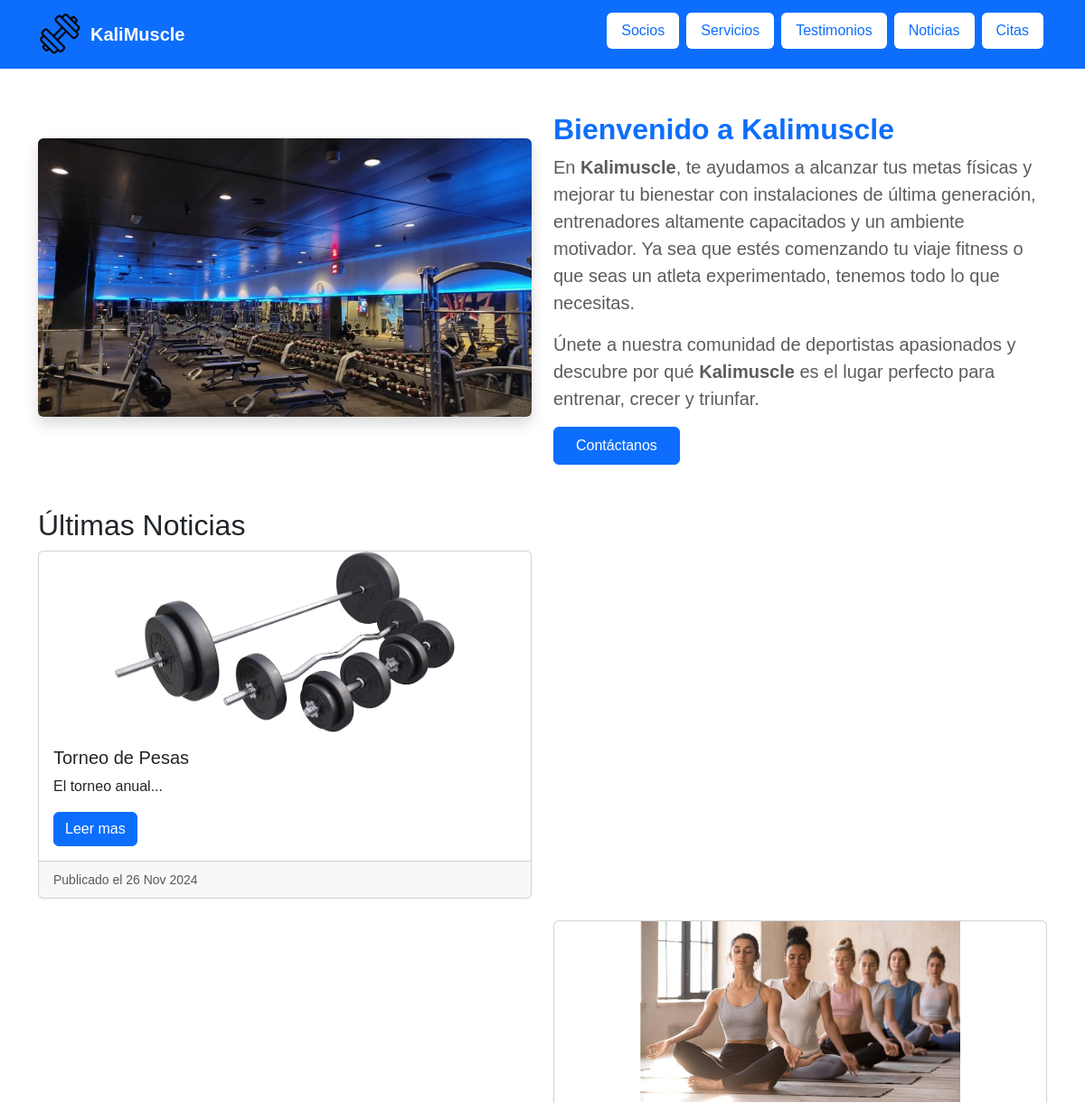
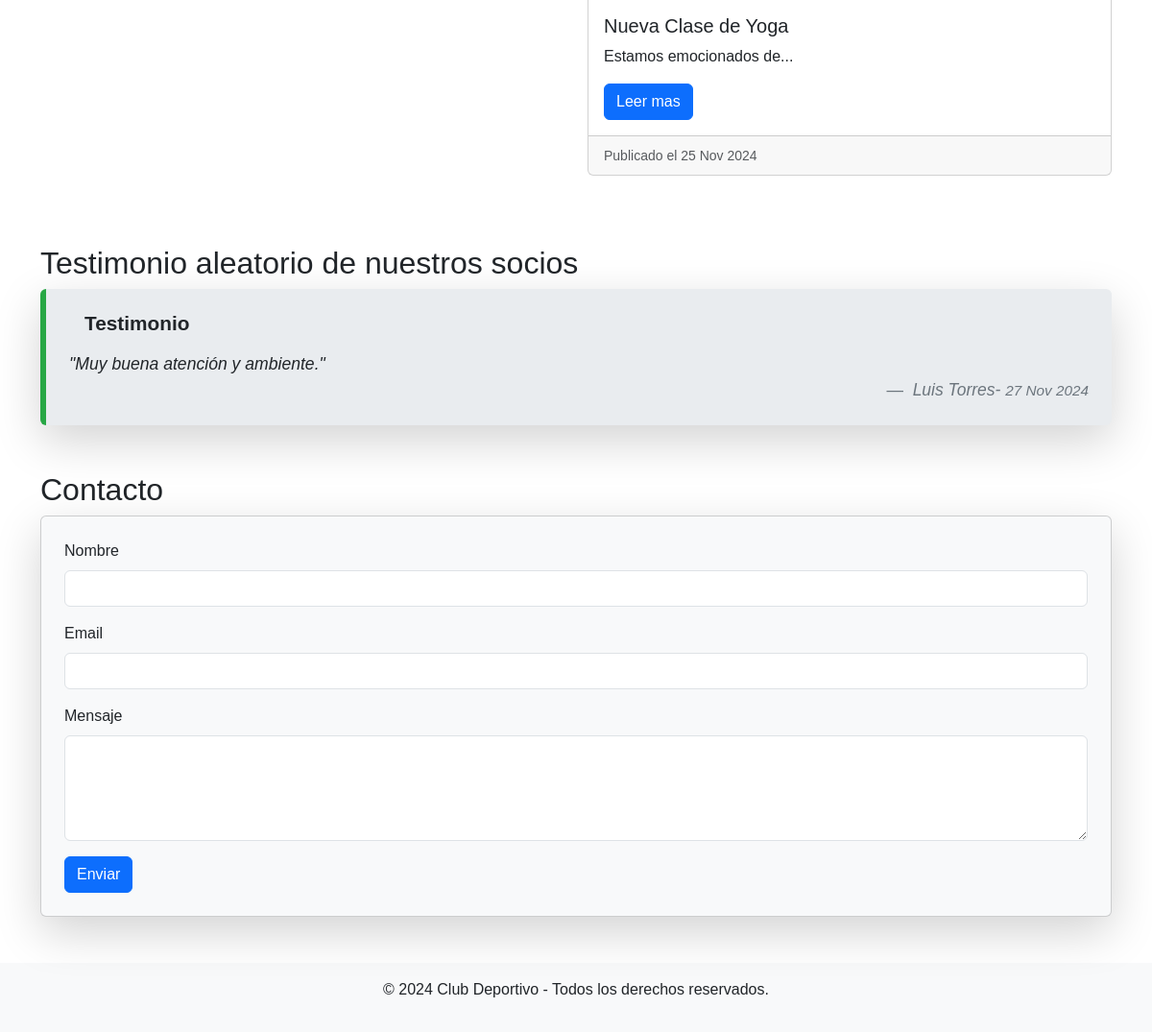
The page / on the database its author committed (2 pictures, top to bottom).
### tables this page shows
CREATE TABLE `noticia` (
  `id` int(11) NOT NULL,
  `titulo` varchar(100) NOT NULL,
  `contenido` varchar(50000) NOT NULL,
  `imagen` varchar(100) NOT NULL,
  `fecha` date NOT NULL
);

CREATE TABLE `testimonio` (
  `id` int(11) NOT NULL,
  `autor` varchar(15) NOT NULL,
  `contenido` varchar(200) NOT NULL,
  `fecha` date NOT NULL
);

### funciones/crud.php (the view, shortened to what this page needs)
<?php
function listarTestimonioAleatorio($conexionBD)
{
    $sentencia = "SELECT * FROM testimonio ORDER BY RAND() LIMIT 1";
    $consulta = $conexionBD->prepare($sentencia);
    $consulta->execute();
    $resultado = $consulta->get_result();
    if ($resultado->num_rows > 0) {
        $fila = $resultado->fetch_array(MYSQLI_ASSOC);
        $autor = $fila["autor"];
        $contenido = $fila["contenido"];
        $fecha = $fila["fecha"];
        echo '
        <div class="testimonial-card mb-4 p-4 shadow-lg rounded" style="background-color: #e9ecef; border-left: 6px solid #28a745;">
            <div class="d-flex align-items-center mb-3">
                <i class="fas fa-quote-left fa-2x text-success me-3"></i>
                <h5 class="mb-0" style="font-size: 1.3rem; font-weight: bold;">Testimonio</h5>
            </div>
            <blockquote class="blockquote mb-0">
                <p class="mb-3" style="font-style: italic; font-size: 1.1rem;">"' . $contenido . '"</p>
                <footer class="blockquote-footer text-end">
                    <cite title="Source Title">' . $autor . '- <small>' . date('d M Y', strtotime($fecha)) . '</small>
                </footer>
            </blockquote>
        </div>';
    } else {
        echo "No hay testimonios disponibles.";
    }
}
?>
<?php
function listarUltimasNoticias($conexionBD)
{
    $diaActual = date("j");
    $mesActual = date("n");
    $añoActual = date("Y");
    $fechaActual = sprintf("%04d-%02d-%02d", $añoActual, $mesActual, $diaActual);
    $sentencia = "SELECT * FROM noticia WHERE fecha<=? ORDER BY fecha DESC LIMIT 3";
    $consulta = $conexionBD->prepare($sentencia);
    $consulta->bind_param("s", $fechaActual);
    $consulta->execute();
    $resultado = $consulta->get_result();
    $contador = 0;
    while ($fila = $resultado->fetch_array(MYSQLI_ASSOC)) {
        $id = $fila["id"];
        $titulo = $fila["titulo"];
        $contenido = $fila["contenido"];
        $imagen = $fila["imagen"];
        $fecha = $fila["fecha"];
        $contenido_array = explode(' ', $contenido);
        $contenido_resumido = implode(' ', array_slice($contenido_array, 0, 3));
        if ($contador % 2 == 0) {
            $alineacion = 'col-md-6 mb-4';
        } else {
            $alineacion = 'col-md-6 mb-4 ms-auto';
        }
        echo '<div class="row">';
        echo '
        <div class="' . $alineacion . '">
            <div class="card">
                <img src="imagenesNoticias/' . $imagen . '" class="card-img-top" alt="' . $titulo . '" style="width: 100%; height: auto; max-height: 200px;">
                <div class="card-body">
                    <h5 class="card-title">' . $titulo . '</h5>
                    <p class="card-text">' . $contenido_resumido . '...</p>
                    <a href="php/modificar_ver/ver_noticia.php?id=' . $id . '" class="btn btn-primary">Leer mas</a>
                </div>
                <div class="card-footer text-muted">
                    <small>Publicado el ' . date('d M Y', strtotime($fecha)) . '</small>
                </div>
            </div>
        </div>';
        echo '</div>';
        $contador++;
    }
}
?>
<?php
function navIndex()
{
    echo '<nav class="navbar navbar-expand-lg navbar-dark bg-primary sticky-top">
    <div class="container">
        <a class="navbar-brand d-flex align-items-center" href="index.php">
            <img src="imagenesGenerales/icono.png" alt="Logo" class="logo me-2">
            <span class="fw-bold">KaliMuscle</span>
        </a>
        <button class="navbar-toggler" type="button" data-bs-toggle="collapse" data-bs-target="#navbarNav"
            aria-controls="navbarNav" aria-expanded="false" aria-label="Toggle navigation">
            <span class="navbar-toggler-icon"></span>
        </button>
        <div class="collapse navbar-collapse" id="navbarNav">
            <ul class="navbar-nav ms-auto">
                <li class="nav-item mb-2 mb-md-2">
                    <a class="nav-link text-primary bg-white rounded px-3 py-2 mx-1" href="php/socios.php">Socios</a>
                </li>
                <li class="nav-item mb-2 mb-md-2">
                    <a class="nav-link text-primary bg-white rounded px-3 py-2 mx-1" href="php/servicios.php">Servicios</a>
                </li>
                <li class="nav-item mb-2 mb-md-2">
                    <a class="nav-link text-primary bg-white rounded px-3 py-2 mx-1" href="php/testimonios.php">Testimonios</a>
                </li>
                <li class="nav-item mb-2 mb-md-2">
                    <a class="nav-link text-primary bg-white rounded px-3 py-2 mx-1" href="php/noticias.php">Noticias</a>
                </li>
                <li class="nav-item mb-2 mb-md-2">
                    <a class="nav-link text-primary bg-white rounded px-3 py-2 mx-1" href="php/citas.php">Citas</a>
                </li>
            </ul>
        </div>
    </div>
</nav>
';
}
function footer()
{
    echo '    <footer class="bg-light footer text-center py-3">
        <p>© 2024 Club Deportivo - Todos los derechos reservados.</p>
    </footer>';
}
?>

### estilos/estilos.css (style rules this page uses)
* { font-family: Verdana, Geneva, Tahoma, sans-serif; -webkit-user-drag: none; }
.nav-item { transition: transform 0.3s ease, background-color 0.3s ease; user-select: none; }
.logo { max-width: 100%; width: 50px; height: 50px; transform: rotate(-45deg); user-select: none; }
.navbar-brand { display: flex; align-items: center; user-select: none; }
.card-img-top { width: 100%; height: auto; object-fit: contain; max-height: 200px; }
.navbar-nav { width: fit-content; }

### rows shown on the page
noticia: imagen (picture), titulo "Torneo de Pesas", contenido_resumido "El torneo anual", fecha "26 Nov 2024"
noticia: imagen (picture), titulo "Nueva Clase de Yoga", contenido_resumido "Estamos emocionados de", fecha "25 Nov 2024"
testimonio: contenido "Muy buena atención y ambiente.", autor "Luis Torres", fecha "27 Nov 2024"
